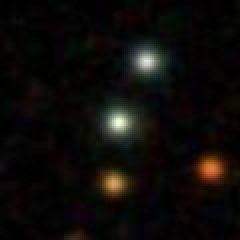
#> input picture data/sdss/sdss_image_180.171408773627_0.35639930317447.jpg, 120 x 120 px, given in place of sdss_image_180.316210953946_0.234630238900774.jpg, which was not available (shown 2 times larger)
$ jupyter execute --allow-errors dataset_label.ipynb
#> lines starting #> are read from the running program, lines starting #| are printed output that depends on the picture; pictures that were not available may be replaced by others from this repository, and a replacement may not be noted
[cell 1]
import cv2
import numpy as np
from scipy.signal import find_peaks
import matplotlib.pyplot as plt

# Carregar a imagem
img_path = r"..\data\skyserver\dr18\120_0.2\sdss_image_180.316210953946_0.234630238900774.jpg"  # Especifique o caminho da imagem
image = cv2.imread(img_path, cv2.IMREAD_GRAYSCALE)  # Lê a imagem em escala de cinza
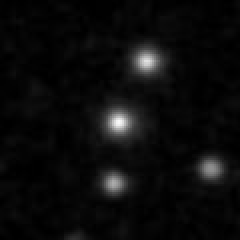
#> image: shape (120, 120) (shown 2 times larger); min 0, max 249, mean 11.5

# Obter a intensidade ao longo das dimensões x e y
intensity = np.array(image)

# Encontrar o valor máximo por linha (eixo y) e por coluna (eixo x)
max_by_x = intensity.max(axis=0)  # Máximo ao longo da dimensão y (colunas)
#> max_by_x = 120 values, max 249 at index 59, min 9 at index 27, mean 64.9
max_by_y = intensity.max(axis=1)  # Máximo ao longo da dimensão x (linhas)
#> max_by_y = 120 values, max 249 at index 60, min 9 at index 0, mean 70.08

# Obter os valores de x e y
x_values = np.arange(intensity.shape[1])
#> x_values = 120 values from 0 to 119
y_values = np.arange(intensity.shape[0])
#> y_values = 120 values from 0 to 119

# Definir parâmetros para detecção de picos
prominence_x = 0.15 * max(max_by_x)  # Proeminência de 15% do valor máximo em x
#> prominence_x = 37.35
prominence_y = 0.15 * max(max_by_y)  # Proeminência de 15% do valor máximo em y
#> prominence_y = 37.35
distance_x = 10  # Distância mínima entre picos em x (ajuste conforme necessário)
distance_y = 10  # Distância mínima entre picos em y (ajuste conforme necessário)

# Encontrar picos para a curva de intensidade por x e y com distância mínima
peaks_x, _ = find_peaks(max_by_x, prominence=prominence_x, height=0.55 * max(max_by_x), distance=distance_x)
#> peaks_x = [59, 73, 105]
peaks_y, _ = find_peaks(max_by_y, prominence=prominence_y, height=0.55 * max(max_by_y), distance=distance_y)
#> peaks_y = [30, 60, 91]

# Encontrar os pares de coordenadas onde há picos nos dois eixos
# Percorrer o mapa de intensidade para verificar onde os picos de x e y coincidem
peak_coords = [(x, y) for y in peaks_y for x in peaks_x if intensity[y, x] >= 0.55 * intensity.max()]
#> peak_coords = [(73, 30), (59, 60), (59, 91)]

# Exibir os resultados
print("Coordenadas dos picos encontrados:", peak_coords)
#| Coordenadas dos picos encontrados: [(73, 30), (59, 60), (59, 91)]

# Plotar a imagem e os picos
plt.figure(figsize=(8, 8))
plt.imshow(intensity, cmap='gray')
x_peaks = [point[0] for point in peak_coords]
#> x_peaks = [73, 59, 59]
y_peaks = [point[1] for point in peak_coords]
#> y_peaks = [30, 60, 91]
plt.scatter(x_peaks, y_peaks, color='red', marker='o', s=20, label='Picos')
plt.title("Picos na imagem")
plt.xlabel("Posição x")
plt.ylabel("Posição y")
plt.legend()
plt.show()
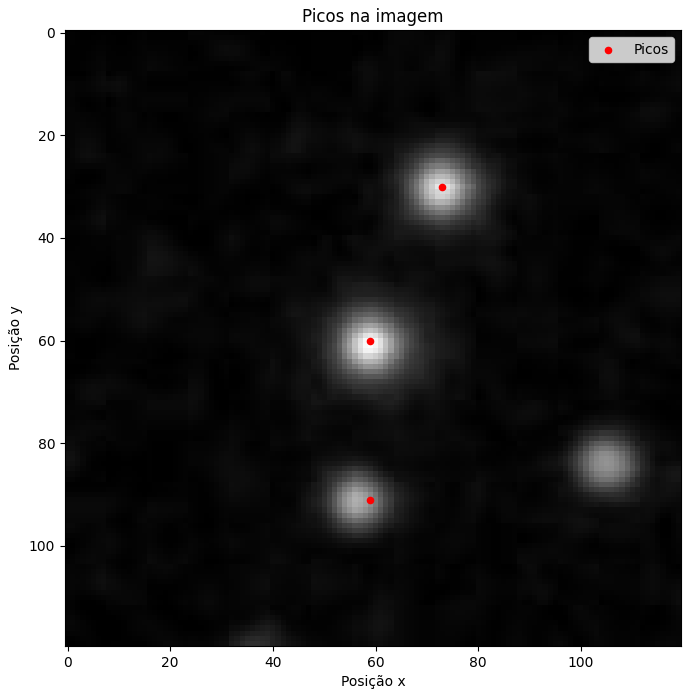
#> figure drawn by matplotlib, 1 panel
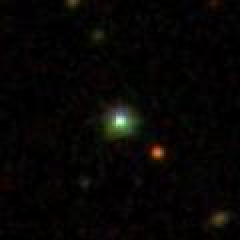
#> input picture data/sdss/sdss_image_180.316130449752_-0.0240209645983516.jpg, 120 x 120 px, given in place of treno_sdss_image_120.17063548933_0.358096706241307.png, which was not available (shown 2 times larger)

#> (a cell that did not finish here is left out)

[cell 3]
images = [
    r"data\noise\treno_sdss_image_120.17063548933_0.358096706241307.png",
    r"..\data\skyserver\dr18\120_0.2\sdss_image_180.171408773627_0.35639930317447.jpg",
    r"..\data\skyserver\dr18\200_0.2\sdss_image_180.171408773627_0.35639930317447.jpg",
    r"..\data\skyserver\dr18\120_0.2\sdss_image_180.314025750627_-0.0257549129402702.jpg",
    r"..\data\skyserver\dr18\120_0.4\sdss_image_180.313186780449_0.206615990437186.jpg",
    r"..\data\skyserver\dr18\120_0.4\sdss_image_180.316130449752_-0.0240209645983516.jpg",
    r"..\data\skyserver\dr18\120_0.3\sdss_image_180.731788727317_0.268910644954916.jpg",
    r"..\data\skyserver\dr18\120_0.2\sdss_image_180.316210953946_0.234630238900774.jpg",
    r"..\data\skyserver\dr18\120_0.2\sdss_image_180.731788727317_0.268910644954916.jpg",
    r"..\data\skyserver\dr18\120_0.05\sdss_image_180.866545948245_0.0733494204912493.jpg",
    r"..\data\skyserver\dr18\120_0.2\sdss_image_180.866302981297_-0.139722107311907.jpg",
    r"..\data\skyserver\compromised\3-types-of-blurring\blurred_average_274-51913-230.jpg",
    r"..\data\skyserver\dr18\120_0.3\sdss_image_180.866514381438_0.345166549524844.jpg",
    r"..\data\skyserver\dr18\120_0.2\sdss_image_180.176482873675_0.182726662479744.jpg",
    r"..\database\archive (1)\Cutout Files\star\grb0422a_01_68_1020_6.jpg",
    r"..\database\archive (1)\Cutout Files\star\grb0422a_01_546_218_6.jpg",
    r"..\database\archive (1)\Cutout Files\star\IC745_H01_1526_1132_6.jpg",
    r"..\data\skyserver\dr18\120_0.3\sdss_image_180.176390275064_-0.047091687826631.jpg",
    r"..\data\skyserver\dr18\120_0.4\sdss_image_180.867871194172_0.341396873315708.jpg",
    r"..\data\skyserver\dr18\120_0.4\sdss_image_180.867050000237_0.314017431674984.jpg",
    r"..\data\skyserver\clean_200_0.2\sdss_image_49.2511248902923_43.8591858289443.jpg",
    r"..\data\skyserver\dr18\120_0.2\sdss_image_180.451206348309_-0.324013595202261.jpg",
    r"..\data\skyserver\dr18\120_0.2\sdss_image_180.452296000739_0.410663628755376.jpg",
    r"..\data\skyserver\dr18\120_0.05\sdss_image_180.867050000237_0.314017431674984.jpg",
    r"..\data\skyserver\dr18\120_0.05\sdss_image_180.59510261428_-0.491633210707007.jpg",
    r"..\data\skyserver\dr18\120_0.2\sdss_image_180.176432942226_-0.496947548781713.jpg",
    r"..\data\skyserver\dr18\120_0.2\sdss_image_180.176390275064_-0.047091687826631.jpg",
    r"..\data\skyserver\dr18\120_0.2\sdss_image_180.178793448259_0.128864881681367.jpg",
    r"..\data\skyserver\dr18\120_0.2\sdss_image_180.317778905581_0.200355535056279.jpg",
    r"..\data\skyserver\dr18\120_0.2\sdss_image_180.456426757026_0.151122658317233.jpg",
    r"..\data\skyserver\dr18\120_0.2\sdss_image_180.596018192016_0.254361941874142.jpg",
    r"..\data\skyserver\dr18\120_0.2\sdss_image_180.178237138514_0.240879055449473.jpg",
    r"..\data\skyserver\dr18\120_0.2\sdss_image_180.730653723695_-0.492076046304188.jpg",
    r"..\data\skyserver\dr18\120_0.2\sdss_image_180.452311561052_0.182473354518565.jpg",
    r"..\data\skyserver\dr18\120_0.2\sdss_image_180.586669205413_0.272768111851804.jpg",
    r"..\database\archive (1)\Cutout Files\star\J1530p2310_r_01_434_1940_6.jpg",
    r"..\database\archive (1)\Cutout Files\star\J1603p3002_001_010_559_586_6.jpg",
    r"..\database\archive (1)\Cutout Files\star\j1612p5118_r_01_344_1751_6.jpg"
    r"..\database\archive (1)\Cutout Files\star\J121929p47152_001_010_503_1349_6.jpg",
    r"..\database\archive (1)\Cutout Files\star\xo-1-R001_68_392_6.jpg",
    r"..\data\skyserver\dr18\120_0.05\sdss_image_180.5947871529_-0.0472959792139866.jpg"
]

[cell 4]
import cv2
import numpy as np
from scipy.signal import find_peaks
import json

def find_peaks_in_image(image, prominence_factor=0.15, height_factor=0.050, distance_x=10, distance_y=10):
    # Obter a intensidade ao longo das dimensões x e y
#> called with prominence_factor = 0.15, height_factor = 0.05, distance_x = 10, distance_y = 10
    intensity = np.array(image)

    # Encontrar o valor máximo por linha (eixo y) e por coluna (eixo x)
    max_by_x = intensity.max(axis=0)  # Máximo ao longo da dimensão y (colunas)
#> max_by_x = 120 values, max 240 at index 59, min 7 at index 18, mean 41.52
    max_by_y = intensity.max(axis=1)  # Máximo ao longo da dimensão x (linhas)
#> max_by_y = 120 values, max 240 at index 60, min 7 at index 40, mean 38.98

    # Definir proeminência e altura mínima para detecção de picos
    prominence_x = prominence_factor * max(max_by_x)
#> prominence_x = 36
    prominence_y = prominence_factor * max(max_by_y)
#> prominence_y = 36
    height_x = height_factor * max(max_by_x)
#> height_x = 12
    height_y = height_factor * max(max_by_y)
#> height_y = 12

    # Encontrar picos com proeminência e distância mínima
    peaks_x, _ = find_peaks(max_by_x, prominence=prominence_x, height=height_x, distance=distance_x)
#> peaks_x = [36, 59, 78, 109]
    peaks_y, _ = find_peaks(max_by_y, prominence=prominence_y, height=height_y, distance=distance_y)
#> peaks_y = [17, 60, 76, 109]

    # Obter coordenadas onde há picos nos dois eixos, convertendo para `int`
    peak_coords = [(int(x), int(y)) for y in peaks_y for x in peaks_x if intensity[y, x] >= height_factor * intensity.max()]
#> peak_coords = [(59, 60), (78, 76), (109, 109)]

    return peak_coords

def process_images_from_list(images, output_json_path, prominence_factor=0.15, height_factor=0.050, distance_x=10, distance_y=10):
    all_images_data = []  # Lista para armazenar os dados de cada imagem

    # Percorre todos os caminhos de imagem na lista fornecida
    for image_path in images:
        # Lê a imagem em escala de cinza
        image_data = cv2.imread(image_path, cv2.IMREAD_GRAYSCALE)
        if image_data is None:
            print(f"Erro ao carregar a imagem: {image_path}")
            continue

        # Encontra os picos na imagem com a configuração de distância mínima e proeminência
        peak_coordinates = find_peaks_in_image(
            image_data,
            prominence_factor=prominence_factor,
            height_factor=height_factor,
            distance_x=distance_x,
            distance_y=distance_y
        )
#> peak_coordinates = [(59, 60), (78, 76), (109, 109)]

        # Adiciona os dados da imagem atual ao JSON, convertendo os valores para int
        image_info = {
            "image_path": image_path,
            "peaks": [{"x": int(x), "y": int(y)} for x, y in peak_coordinates]
        }
        all_images_data.append(image_info)  # Adiciona cada imagem separadamente à lista

    # Salva todos os dados das imagens no arquivo JSON
    with open(output_json_path, 'w') as json_file:
        json.dump(all_images_data, json_file, indent=4)
    print(f"Dados salvos em {output_json_path}")


output_json_path = "skyserver_dr18_dataset_label.json"  # Caminho de saída do JSON

process_images_from_list(images, output_json_path)
